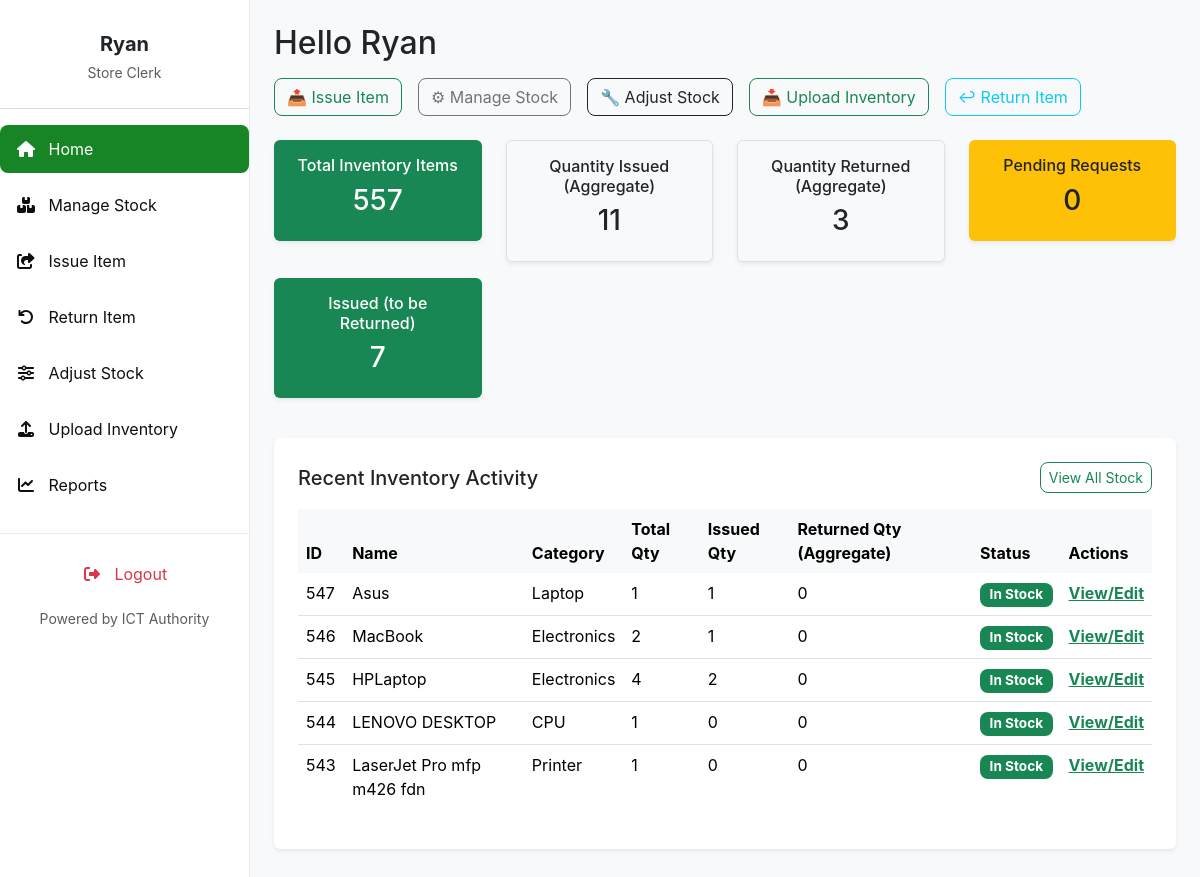
Page /store_clerk_dashboard/ (signed in) on the committed database.
### invent/models.py (models this page shows, shortened)
class InventoryItem(models.Model):
    STATUS_CHOICES = [
        ('Pending', 'Pending'),
        ('In Stock', 'In Stock'),
        ('Issued', 'Issued'),
        ('Returned', 'Returned'),
        ('Low Stock', 'Low Stock'),
        ('Out of Stock', 'Out of Stock'),
    ]
    CONDITION_CHOICES = [
        ("Serviceable", "Serviceable"),
        ("Not Serviceable", "Not Serviceable"),
        ("Not working", "Not working"),
        ("Good", "Good"),
        ("Fair", "Fair"),
        ("Poor", "Poor"),
    ]
    name = models.CharField(
        max_length=255, help_text="e.g., Dell Optiplex 7010 (from Asset Description)")
    serial_number = models.CharField(
        max_length=255, unique=True, blank=True, null=True,
        help_text="Unique serial number of the asset (from Serial Number in CSV)"
    )
    category = models.CharField(
        max_length=100, blank=True,
        help_text="e.g., Printer, CPU, Monitor (from Asset Category-Minor)"
    )
    condition = models.CharField(
        max_length=20, choices=CONDITION_CHOICES, default="Serviceable",
        help_text="Current condition of the asset (from Condition in CSV)"
    )
    status = models.CharField(
        max_length=20, choices=STATUS_CHOICES, default='In Stock')
    expiration_date = models.DateField(null=True, blank=True)
    quantity_total = models.PositiveIntegerField(default=0)
    quantity_issued = models.PositiveIntegerField(default=0)
    quantity_returned = models.PositiveIntegerField(default=0)
    created_by = models.ForeignKey(
        User, on_delete=models.SET_NULL, null=True, blank=True, related_name='inventory_created_by')
    created_at = models.DateTimeField(auto_now_add=True)
    updated_at = models.DateTimeField(auto_now=True)
    def is_expired(self):
        return self.expiration_date and self.expiration_date < timezone.now().date()

### invent/views.py (the view)
# urls.py: path('store_clerk_dashboard/', views.store_clerk_dashboard,
@login_required
@permission_required('invent.view_inventoryitem', raise_exception=True)
def store_clerk_dashboard(request):
    inventory_items = InventoryItem.objects.all()
    total_inventory_items = inventory_items.aggregate(
        total_sum=Sum('quantity_total'))['total_sum'] or 0
    items_issued = inventory_items.aggregate(total_issued=Sum('quantity_issued'))[
        'total_issued'] or 0
    items_returned = inventory_items.aggregate(
        total_returned=Sum('quantity_returned'))['total_returned'] or 0
    items_for_dashboard = inventory_items.order_by('-created_at')[:5]
    pending_requests_count = ItemRequest.objects.filter(
        status='Pending').count()
    issued_but_not_fully_returned_count = ItemRequest.objects.filter(
        status='Issued'
    ).exclude(
        quantity__lte=F('returned_quantity')
    ).count()
    context = {
        'total_items': total_inventory_items,
        'items_issued': items_issued,
        'items_returned': items_returned,
        'items': items_for_dashboard,
        'pending_requests_count': pending_requests_count,
        'issued_but_not_fully_returned_count': issued_but_not_fully_returned_count,
    }
    return render(request, 'invent/store_clerk_dashboard.html', context)

### invent/context_processors.py (called while the page is built)
def pending_requests_count(request):
    count = 0  # Default to 0
    if request.user.is_authenticated:
        if request.user.has_perm('invent.can_issue_item'):
            count = ItemRequest.objects.filter(status='Pending').count()
    return {'pending_requests_count_for_sidebar': count}

### invent/templates/invent/store_clerk_dashboard.html (shortened to what this page needs)
{% extends 'invent/base_store_clerk.html' %}
{% load static %}
{% block content %}
    <h2 class="mb-3">Hello {{ user.first_name|default:user.username }}</h2>
    <div class="d-flex flex-wrap gap-3 mb-4">
        <a class="btn btn-outline-primary" href="{% url 'issue_item' %}">📤 Issue Item</a>
        <a class="btn btn-outline-secondary" href="{% url 'manage_stock' %}">⚙ Manage Stock</a>
        <a class="btn btn-outline-dark" href="{% url 'adjust_stock' %}">🔧 Adjust Stock</a>
        <a class="btn btn-outline-success" href="{% url 'upload_inventory' %}">📥 Upload Inventory</a>
        <a class="btn btn-outline-info" href="{% url 'list_issued_requests_for_return' %}">↩ Return Item</a>
    </div>
    <div class="row text-center mb-4">
        <div class="col-sm-6 col-md-3 mb-3">
            <div class="dashboard-card bg-success text-white p-3 rounded shadow-sm">
                <h6>Total Inventory Items</h6>
                <h3>{{ total_items }}</h3>
            </div>
        </div>
        <div class="col-sm-6 col-md-3 mb-3">
            <div class="dashboard-card bg-light border p-3 rounded shadow-sm">
                <h6>Quantity Issued (Aggregate)</h6>
                <h3>{{ items_issued }}</h3>
            </div>
        </div>
        <div class="col-sm-6 col-md-3 mb-3">
            <div class="dashboard-card bg-light border p-3 rounded shadow-sm">
                <h6>Quantity Returned (Aggregate)</h6>
                <h3>{{ items_returned }}</h3>
            </div>
        </div>
        <div class="col-sm-6 col-md-3 mb-3">
            <div class="dashboard-card bg-warning text-dark p-3 rounded shadow-sm">
                <h6>Pending Requests</h6>
                <h3>{{ pending_requests_count }}</h3>
            </div>
        </div>
        <div class="col-sm-6 col-md-3 mb-3">
            <div class="dashboard-card bg-primary text-white p-3 rounded shadow-sm">
                <h6>Issued (to be Returned)</h6>
                <h3>{{ issued_but_not_fully_returned_count }}</h3>
            </div>
        </div>
    </div>
  <div class="bg-white p-4 rounded shadow-sm mb-4">
    <div class="d-flex justify-content-between align-items-center mb-3 flex-wrap">
        <h5 class="mb-2 mb-sm-0">Recent Inventory Activity</h5>
        <div class="d-flex gap-2">
            <a href="{% url 'inventory_list' %}" class="btn btn-sm btn-outline-primary">View All Stock</a>
        </div>
    </div>
    <div class="table-responsive">
        <table class="table table-hover">
            <thead class="table-light">
                <tr>
                    <th>ID</th>
                    <th>Name</th>
                    <th>Category</th>
                    <th>Total Qty</th>
                    <th>Issued Qty</th>
                    <th>Returned Qty (Aggregate)</th>
                    <th>Status</th>
                    <th>Actions</th>
                </tr>
            </thead>
            <tbody>
                {% for item in items %}
                <tr>
                    <td>{{ item.id }}</td>
                    <td>{{ item.name }}</td>
                    <td>{{ item.category|default:"N/A" }}</td>
                    <td>{{ item.quantity_total }}</td>
                    <td>{{ item.quantity_issued }}</td>
                    <td>{{ item.quantity_returned }}</td>
                    <td>
                        <span class="badge
                            {% if item.status == 'Approved' or item.status == 'In Stock' %}bg-success
                            {% elif item.status == 'Pending' %}bg-info
                            {% elif item.status == 'Issued' %}bg-primary
                            {% elif item.status == 'Returned' %}bg-secondary
                            {% elif item.is_expired %}bg-dark text-white
                            {% elif item.quantity_remaining <= 5 and item.quantity_remaining > 0 %}bg-warning text-dark
                            {% elif item.quantity_remaining <= 0 %}bg-danger
                            {% else %}bg-info{% endif %}">
                            {{ item.status }}{% if item.is_expired %} (Expired){% endif %}
                        </span>
                    </td>
                    <td><a href="{% url 'edit_item' item.id %}" class="text-success fw-bold">View/Edit</a></td>
                </tr>
                {% empty %}
                <tr><td colspan="8" class="text-center text-muted">No recent inventory items found.</td></tr>
                {% endfor %}
            </tbody>
        </table>
    </div>
</div>
{% endblock %}

### invent/templates/invent/base_store_clerk.html (shortened to what this page needs)
<!DOCTYPE html>
<html lang="en">
<head>
    <link href="https://cdn.jsdelivr.net/npm/bootstrap@5.3.3/dist/css/bootstrap.min.css" rel="stylesheet">
    <link href="https://cdnjs.cloudflare.com/ajax/libs/font-awesome/6.4.0/css/all.min.css" rel="stylesheet">
    <link href="https://cdn.jsdelivr.net/npm/select2@4.1.0-rc.0/dist/css/select2.min.css" rel="stylesheet" />
    <link href="https://cdn.jsdelivr.net/npm/select2-bootstrap-5-theme@1.3.0/dist/select2-bootstrap-5-theme.min.css" rel="stylesheet" />
</head>
<body>
    <nav id="sidebarMenu" class="sidebar-wrapper collapse d-md-block">
        <div class="sidebar-content">
            <div class="text-center mb-4 pt-3">
                <h5 class="fw-bold mb-1 text-dark">{{ user.first_name|default:user.username }}</h5>
                <small class="text-muted">Store Clerk</small>
            </div>
            <hr class="border-secondary opacity-25" />
            <ul class="nav flex-column">
                <li class="nav-item mb-2">
                    <a class="nav-link {% if request.resolver_match.url_name == 'store_clerk_dashboard' %}active{% endif %}" href="{% url 'store_clerk_dashboard' %}">
                        <i class="fas fa-fw fa-home me-2"></i> Home
                    </a>
                </li>
                <li class="nav-item mb-2">
                    <a class="nav-link {% if request.resolver_match.url_name == 'manage_stock' %}active{% endif %}" href="{% url 'manage_stock' %}">
                        <i class="fas fa-fw fa-boxes me-2"></i> Manage Stock
                    </a>
                </li>
                <li class="nav-item mb-2">
                    <a class="nav-link {% if request.resolver_match.url_name == 'issue_item' %}active{% endif %}" href="{% url 'issue_item' %}">
                        <i class="fas fa-fw fa-share-square me-2"></i> Issue Item
                    </a>
                </li>
                <li class="nav-item mb-2">
                    <a class="nav-link {% if request.resolver_match.url_name == 'list_issued_requests_for_return' %}active{% endif %}" href="{% url 'list_issued_requests_for_return' %}">
                        <i class="fas fa-fw fa-undo me-2"></i> Return Item
                    </a>
                </li>
                <li class="nav-item mb-2">
                    <a class="nav-link {% if request.resolver_match.url_name == 'adjust_stock' %}active{% endif %}" href="{% url 'adjust_stock' %}">
                        <i class="fas fa-fw fa-sliders-h me-2"></i> Adjust Stock
                    </a>
                </li>
                <li class="nav-item mb-2">
                    <a class="nav-link {% if request.resolver_match.url_name == 'upload_inventory' %}active{% endif %}" href="{% url 'upload_inventory' %}">
                        <i class="fas fa-fw fa-upload me-2"></i> Upload Inventory
                    </a>
                </li>
                <li class="nav-item mb-2">
                    <a class="nav-link {% if request.resolver_match.url_name == 'reports' %}active{% endif %}" href="{% url 'reports' %}">
                        <i class="fas fa-fw fa-chart-line me-2"></i> Reports
                    </a>
                </li>
            </ul>
        </div>
        <div class="sidebar-bottom">
            <ul class="nav flex-column mb-2">
                <li class="nav-item">
                    <a class="nav-link text-danger logout-link" href="{% url 'logout' %}">
                        <i class="fas fa-fw fa-right-from-bracket me-2"></i> Logout
                    </a>
                </li>
            </ul>
            <small class="text-muted">Powered by ICT Authority</small>
        </div>
    </nav>
    <main class="main-content">
        {% block content %}{% endblock %}
    </main>
</body>
</html>

### invent/templates/invent/base_store_clerk.html (style rules this page uses)
:root { --bs-primary: #198754; --bs-primary-rgb: 25, 135, 84; --bs-btn-primary-color: #fff; --bs-btn-primary-bg: var(--bs-primary); --bs-btn-primary-border-color: var(--bs-primary); --bs-btn-primary-hover-bg: #157347; --bs-btn-primary-hover-border-color: #146c43; --bs-btn-primary-active-bg: #13653f; --bs-btn-primary-active-border-color: #125f3c; --bs-link-color: var(--bs-primary); --bs-link-hover-color: #157347; --sidebar-bg: white; --sidebar-text: #0f0f0f; --sidebar-active: #178526; --sidebar-hover: #15b33c; }
body { font-family: 'Inter', sans-serif; background-color: #f8f9fa; margin: 0; }
.sidebar-wrapper { position: fixed; top: 0; bottom: 0; left: 0; width: 250px; background-color: var(--sidebar-bg); color: var(--sidebar-text); border-right: 1px solid #e9ecef; z-index: 1030; display: flex; flex-direction: column; }
.sidebar-content { flex-grow: 1; overflow-y: auto; padding-top: 1rem; padding-bottom: 1rem; }
.sidebar-wrapper .nav-link { color: var(--sidebar-text); padding: 0.75rem 1rem; border-radius: 0.5rem; transition: background-color 0.2s ease, color 0.2s ease; }
.sidebar-wrapper .nav-link.active { background-color: var(--sidebar-active); color: #fff; }
.sidebar-wrapper .nav-link.text-danger { color: #dc3545 !important; }
.sidebar-bottom { padding-top: 1rem; padding-bottom: 1rem; text-align: center; border-top: 1px solid #e9ecef; }
.main-content { margin-left: 250px; padding: 1.5rem; min-height: 100vh; overflow-x: hidden; transition: margin-left 0.3s ease-in-out; }
.btn { border-radius: 0.5rem; }
.btn-outline-primary { --bs-btn-color: var(--bs-primary); --bs-btn-border-color: var(--bs-primary); --bs-btn-hover-color: #fff; --bs-btn-hover-bg: var(--bs-primary); --bs-btn-hover-border-color: var(--bs-primary); --bs-btn-active-color: #fff; --bs-btn-active-bg: var(--bs-primary); --bs-btn-active-border-color: var(--bs-primary); --bs-btn-disabled-color: var(--bs-primary); --bs-btn-disabled-bg: transparent; --bs-btn-disabled-border-color: var(--bs-primary); --bs-gradient: none; }
.badge { border-radius: 0.5rem; padding: 0.4em 0.7em; font-size: 0.85em; }
.table thead th { border-bottom: none; }
.table tbody tr:last-child td { border-bottom: none; }

### rows in the picture
InventoryItem: id "547", name "Asus", category "Laptop", quantity_total "1", quantity_issued "1", quantity_returned "0", status "In Stock"
InventoryItem: id "546", name "MacBook", category "Electronics", quantity_total "2", quantity_issued "1", quantity_returned "0", status "In Stock"
InventoryItem: id "545", name "HPLaptop", category "Electronics", quantity_total "4", quantity_issued "2", quantity_returned "0", status "In Stock"
InventoryItem: id "544", name "LENOVO DESKTOP", category "CPU", quantity_total "1", quantity_issued "0", quantity_returned "0", status "In Stock"
InventoryItem: id "543", name "LaserJet Pro mfp m426 fdn", category "Printer", quantity_total "1", quantity_issued "0", quantity_returned "0", status "In Stock"

### other values in the picture
{{ user.first_name|default:user.username }} "Ryan"
{{ total_items }} "557"
{{ items_issued }} "11"
{{ items_returned }} "3"
{{ pending_requests_count }} "0"
{{ issued_but_not_fully_returned_count }} "7"
